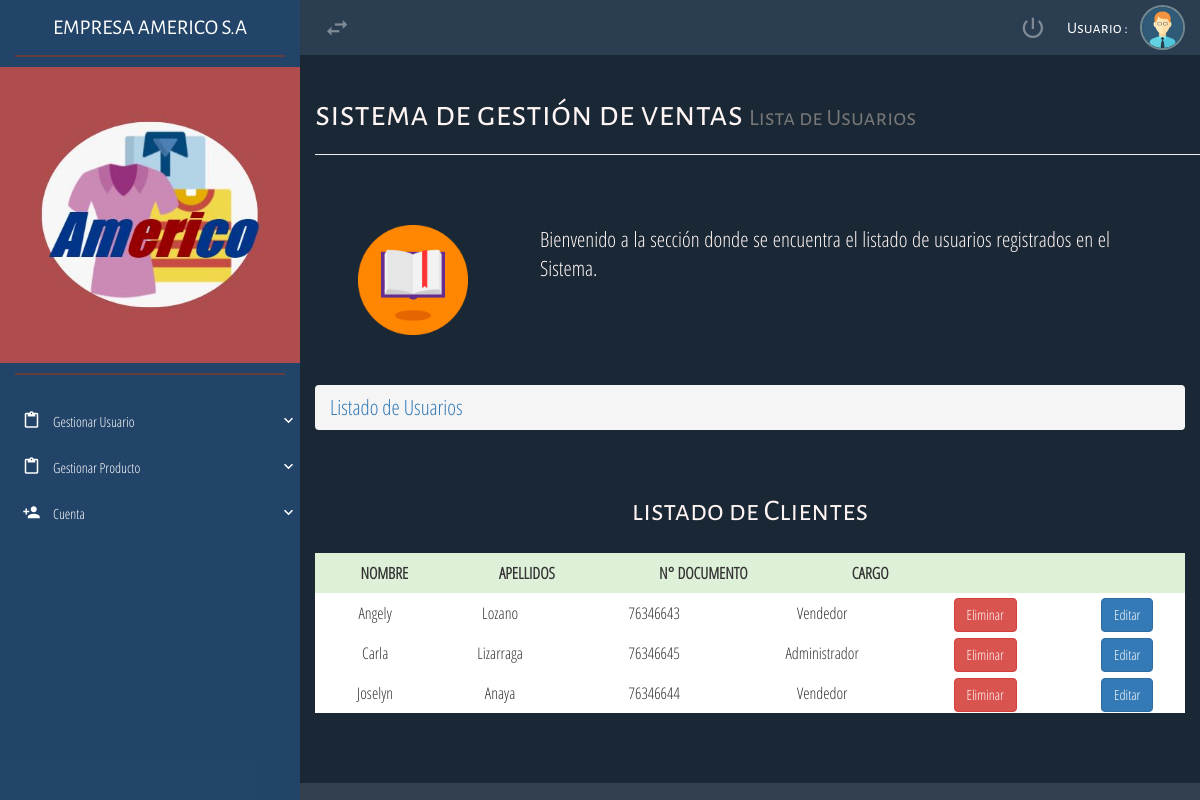
The app's page /ProyectoAmerico/vista/ListaUsuarios.php with its own data.
### tables this page shows
CREATE TABLE `usuario` (
  `idusuario` int(11) NOT NULL,
  `nombre` varchar(50) NOT NULL,
  `apellidos` varchar(100) NOT NULL,
  `numDoc` int(10) NOT NULL,
  `cargo` int(11) NOT NULL
);

CREATE TABLE `cargo` (
  `idcargo` int(11) NOT NULL,
  `nomcargo` varchar(50) NOT NULL
);

### ProyectoAmerico/modelo/conexion.php (called while the page is built, shortened)
<?php
class Conexion{
		private $conexion;
		function __construct(){
			$this->conexion = mysqli_connect("localhost","root","","bd_sistemaventas");
		}
		public function getConexion(){
			return $this->conexion;
		}
}
?>

### ProyectoAmerico/modelo/clusuarios.php (the view, shortened to what this page needs)
<?php
require_once "conexion.php";
class Usuario{
	public function listar(){
		$conectar = new Conexion();
		$instruccion = "select * from usuario order by idusuario";
		$consulta = mysqli_query($conectar->getConexion(),$instruccion);
			while ( $columna = mysqli_fetch_array($consulta) ){
						echo "<div class='div-table-row div-table-row-list'>";
								echo "<div class='div-table-cell' style='width: 4%;'>$columna[1]</div>";
								echo "<div class='div-table-cell' style='width: 4%;'>$columna[2]</div>";
								echo "<div class='div-table-cell' style='width: 6%;'>$columna[3]</div>";
                                $a=$columna[4];
			            		$usuario = "select * from cargo where idcargo = $a ";
			            		$consultausuario = mysqli_query ($conectar->getConexion(),$usuario);
			            		$resultadousuario = mysqli_fetch_array ($consultausuario);
								echo "<div class='div-table-cell' style='width: 4%;'>$resultadousuario[1]</div>";
                                echo "<div class='div-table-cell' style='width: 5%;'><a href='../controlador/eliminarUsuario.php?idusuario=".$columna['idusuario']."'><button type='button' class='btn btn-danger'>Eliminar</button></a></div>";
                                echo "<div class='div-table-cell' style='width: 3%;'><a href='../vista/editarUsuario.php?idusuario=".$columna['idusuario']."'><button type='button' class='btn btn-primary'>Editar</button></a></div>";
						echo "</div>";
					}
	}
}
?>

### ProyectoAmerico/vista/SuperiorA.php (shortened to what this page needs)
<?php
$u=$_SESSION['user'];
?>
<!DOCTYPE html>
<html lang="es">
<head>
    <link rel="stylesheet" href="../css/sweet-alert.css">
    <link rel="stylesheet" href="../css/material-design-iconic-font.min.css">
    <link rel="stylesheet" href="../css/normalize.css">
    <link rel="stylesheet" href="../css/bootstrap.min.css">
    <link rel="stylesheet" href="../css/jquery.mCustomScrollbar.css">
    <link rel="stylesheet" href="../css/style.css">
</head>
<body>
    <div class="navbar-lateral full-reset" style="background-color: #0065cb">
        <div class="full-reset container-menu-movile nav-lateral-scroll">
            <div class="logo full-reset all-tittles">
                EMPRESA AMERICO S.A
            </div>
            <div class="nav-lateral-divider full-reset"></div>
            <div class="full-reset" style="padding: 10px 0; color:#fff;">
                    <img src="../imagenes/logo.JPG" alt="Biblioteca" class="img-responsive center-box" style="width:100%;">
            </div>
            <div class="nav-lateral-divider full-reset"></div>
            <div class="full-reset nav-lateral-list-menu">
                <ul class="list-unstyled">
                    <br>
                    <li>
                        <div class="dropdown-menu-button"><i class="zmdi zmdi-assignment-o zmdi-hc-fw"></i>&nbsp;&nbsp; Gestionar Usuario<i class="zmdi zmdi-chevron-down pull-right zmdi-hc-fw icon-sub-menu"></i></div>
                        <div class="dropdown-menu-button"><i class="zmdi zmdi-assignment-o zmdi-hc-fw"></i>&nbsp;&nbsp; Gestionar Producto<i class="zmdi zmdi-chevron-down pull-right zmdi-hc-fw icon-sub-menu"></i></div>
                    </li>
                    <li>
                        <div class="dropdown-menu-button"><i class="zmdi zmdi-account-add zmdi-hc-fw"></i>&nbsp;&nbsp; Cuenta <i class="zmdi zmdi-chevron-down pull-right zmdi-hc-fw icon-sub-menu"></i></div>
                    </li>
                </ul>
            </div>
        </div>
    </div>
    <div class="content-page-container full-reset custom-scroll-containers">
        <nav class="navbar-user-top full-reset">
            <ul class="list-unstyled full-reset">
                <figure>
                   <img src="../assets/img/user02.png" alt="user-picture" class="img-responsive img-circle center-box">
                </figure>
                <li style="color:#fff; cursor:default;">
                    <span class="all-tittles">Usuario : <?php echo $u;?></span>
                </li>
                <li  class="tooltips-general exit-system-button" data-href="../controlador/cerrarsesion.php" data-placement="bottom" title="Salir del sistema">
                    <i class="zmdi zmdi-power"></i>
                </li>
                <li class="desktop-menu-button hidden-xs" style="float: left !important;">
                    <i class="zmdi zmdi-swap"></i>
                </li>
            </ul>
        </nav>

### ProyectoAmerico/vista/ListaUsuarios.php
<?php
include "../modelo/clusuarios.php";
$listausuario = new Usuario();
include "SuperiorA.php"
?>
<div style="background-image: url('../assets/img/fondoA.jpg');">
<div class="container">
            <div class="page-header">
              <h1 class="all-tittles" style="color: #FFF5F4">sistema de gestión de ventas <small>Lista de Usuarios</small></h1>
            </div>
        </div>
        <div class="container-fluid"  style="margin: 50px 0;">
            <div class="row">
                <div class="col-xs-12 col-sm-4 col-md-3">
                    <img src="../assets/img/flat-book.png" alt="user" class="img-responsive center-box" style="max-width: 110px;">
                </div>
                <div class="col-xs-12 col-sm-8 col-md-8 text-justify lead" style="color: #FFF5F4">
                    Bienvenido a la sección donde se encuentra el listado de usuarios registrados en el Sistema.<br>
                </div>
            </div>
        </div>
        <div class="container-fluid">
            <div class="row">
                <div class="col-xs-12 lead">
                    <ol class="breadcrumb">
                        <li><a href="ListaUsuarios.php">Listado de Usuarios</a></li>
                    </ol>
                </div>
            </div>
        </div>
        <div class="container-fluid">
            <h2 class="text-center all-tittles" style="clear: both; margin: 25px 0; color: #FFF5F4">listado de Clientes</h2>
            <div class="table-responsive">
                <div class="div-table" style="margin:0 !important;">
                    <div class="div-table-row div-table-row-list" style="background-color:#DFF0D8; font-weight:bold;">
                        <div class="div-table-cell" style="width: 4%;">NOMBRE</div>
                        <div class="div-table-cell" style="width: 4%;">APELLIDOS</div>
                        <div class="div-table-cell" style="width: 6%;">N° DOCUMENTO</div>
                        <div class="div-table-cell" style="width: 4%;">CARGO</div>
                        <div class="div-table-cell" style="width: 5%;"></div>
                        <div class="div-table-cell" style="width: 3%;"></div>
                    </div>
                </div>
                <div class="table-responsive">
                    <div class="div-table" style="margin:0 !important;">
                        <div class="div-table-row div-table-row-list">
                            <?php
                                $listausuario->listar();
                            ?>
                        </div>
                    </div>
                </div>
                </div>
            </div>
<?php
include "Inferior.php"
?>  </div>

### ProyectoAmerico/vista/Inferior.php (shortened to what this page needs)
        <footer class="footer" >
        </footer>
    </div>
</body>
</html>

### ProyectoAmerico/css/style.css (style rules this page uses)
:root { --first-color: #33414E; --second-color: #2B3D51; --option-nav: rgba(204,122,0,.5); --option-infoBar: #FFD559; }
html, body { height: 100%; margin: 0; padding: 0; width: 100%; font-size: 16px; font-family: "Parrafos" !important; background-color: #fff; }
.all-tittles { font-family: "Titulos" !important; }
.center-box { margin: 0 auto; }
.full-reset { margin: 0; padding: 0; width: 100%; }
.div-table { display: table !important; width: 100%; margin: 20px 0; padding: 0; background-color: #fff; height: auto !important; }
.div-table-row { display: table-row !important; width: 100%; margin: 0; padding: 0; background-color: transparent; height: 40px; line-height: 40px; }
.div-table-row .div-table-cell:first-child { border-left: 1px solid #E1E1E1; }
.div-table-cell { display: table-cell !important; margin: 0; padding: 0; background-color: transparent; height: 40px; line-height: 40px; border-bottom: 1px solid #E1E1E1; border-right: 1px solid #E1E1E1; border-top: 1px solid transparent; border-left: 1px solid transparent; text-align: center; }
.div-table-row-list .div-table-cell { border: none; }
.div-table-row-list { border: none; }
.div-table-row-list .div-table-cell:first-child { border-left: none; }
.navbar-user-top { background-color: var(--second-color); height: 55px; position: relative; top: 0; left: 0; z-index: 7; }
.navbar-user-top > ul { height: 55px; padding: 0 15px; margin: 0; }
.navbar-user-top > ul > li { display: inline-block; float: right; color: rgba(255,255,255,.4); height: 55px; margin: 0 12px; text-align: center; cursor: pointer; line-height: 55px; }
.navbar-user-top > ul > li > i { font-size: 27px; line-height: 55px; }
.navbar-user-top > ul > figure > img { width: 45px; float: right; height: 45px; border: 2px solid #728890; margin-top: 5px; }
.navbar-lateral { width: 300px; background-color: #303F9F; height: 100%; position: absolute; top: 0; left: 0; z-index: 2; }
.nav-lateral-divider { border-top: 2px solid rgb(102, 61, 61); width: 90%; margin: 0 auto; }
.container-menu-movile { height: 100% !important; background-color: rgba(43,61,81,.8); }
.logo { height: 55px; line-height: 55px; color: #fff; text-align: center; font-size: 21px; overflow: hidden; }
.content-page-container { height: 100%; position: relative; z-index: 1; width: 100%; background-color: #fff; padding-left: 300px; box-sizing: border-box; }
.nav-lateral-list-menu ul li { margin: 0; padding: 0; display: block; }
.nav-lateral-list-menu ul li a, .nav-lateral-list-menu ul li div { width: 100%; min-height: 45px; line-height: 45px; display: block; padding: 0; padding-left: 20px; font-size: 14px; text-decoration: none; color: #fff; transition: .3s all ease-in-out; }
.nav-lateral-list-menu i { font-size: 18px; line-height: 45px; }
.nav-lateral-list-menu ul li div { cursor: pointer; }
.footer { background-color: var(--first-color); height: auto; color: #fff; padding-top: 20px; margin-top: 70px; }

### records on screen
usuario: nombre "Angely", apellidos "Lozano", numDoc "76346643", cargo.nomcargo "Vendedor"
usuario: nombre "Carla", apellidos "Lizarraga", numDoc "76346645", cargo.nomcargo "Administrador"
usuario: nombre "Joselyn", apellidos "Anaya", numDoc "76346644", cargo.nomcargo "Vendedor"
